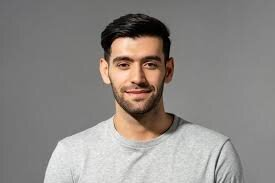
#> input picture Basic_image_processing_and_computer_vision/Image_processing_full/1. Image Read, Write and Show/images/img1.jpg, 275 x 183 px
$ python basic.py
#> lines starting #> are read from the running program, lines starting #| are printed output that depends on the picture
import cv2  # OpenCV is used as cv2 in Python

# Reading the image
img1 = cv2.imread('./images/img1.jpg',1)  # 1 means colored ---> this image is bydefault (colored)
#> img1 is the input picture: shape (183, 275, 3); mean B, G, R 132.7, 136.4, 141.2
# Resizing the image to width 420 and height 240
img1 = cv2.resize(img1, (420, 240))
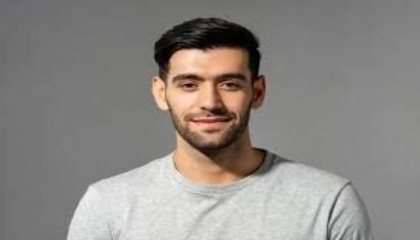
#> img1: shape (240, 420, 3); mean B, G, R 132.6, 136.3, 141.1
print(img1)
#> (printed output is left out)
# Display the  image in a window
cv2.imshow("Original", img1)


# cv2: IMREAD_GRAYSCALE: loads image in grayscale mode
img2 = cv2.imread('./images/img2.jpg', 0)  # 0 for grayscale
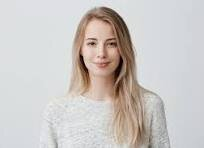
#> input picture Basic_image_processing_and_computer_vision/Image_processing_full/1. Image Read, Write and Show/images/img2.jpg, 204 x 148 px
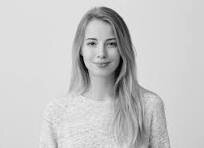
#> img2: shape (148, 204); min 0, max 242, mean 200.2
img2 = cv2.resize(img2, (420, 240))
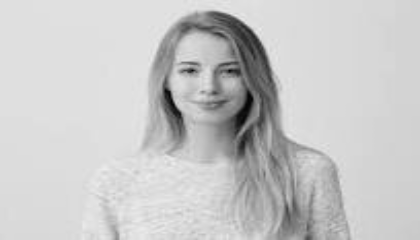
#> img2: shape (240, 420); min 4, max 236, mean 200.1
cv2.imshow("Gray Scale image", img2)
print("Image in grayscale === \n", img2)
#> (printed output is left out)


# cv2.waitKey(3000)  # Holding image for 3second
cv2.waitKey(0)    # Controls the visualizations
cv2.destroyAllWindows()
